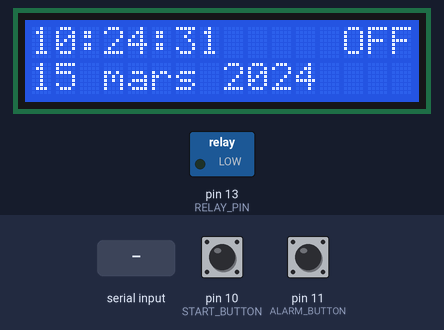
This program was run on a simulated Arduino Uno, built with avr-gcc and run on an emulated ATmega328P. Parts: 16×2 character LCD, switched loads named in the program (green lamp = pin HIGH). Inputs (shaded band) come from the test bench; at power-on: pin 10 (START_BUTTON) LOW, pin 11 (ALARM_BUTTON) LOW. The local clock reads 2024-03-15 10:24:30 at power-on unless the program sets it; what the program prints to the serial monitor is not drawn.

Above: at 1.2 s.
1.3 s: pin 10 (START_BUTTON) pulled HIGH for 0.15 s
At 2.1 s:
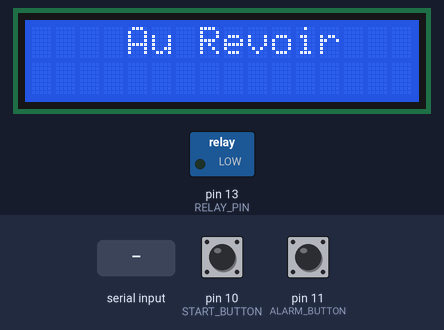
4.4 s: "Light:1" received over the second serial link
At 6.3 s:
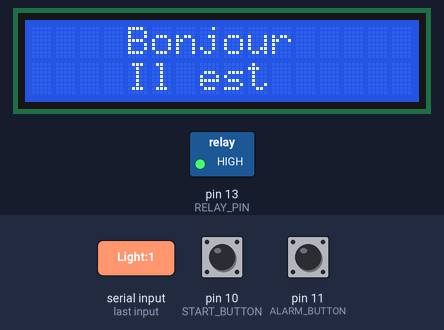
6.5 s: "Timer:1" received over the second serial link
At 8.9 s:
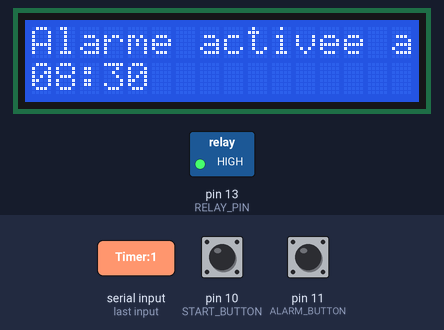
9.5 s: "NowD:" received over the second serial link
At 11.6 s:
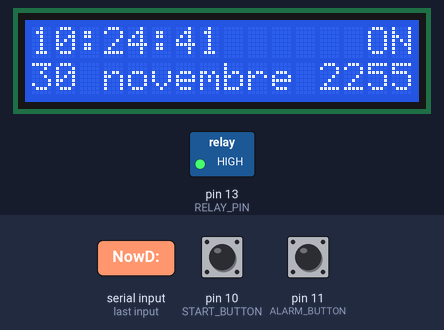
12.5 s: pin 11 (ALARM_BUTTON) pulled HIGH for 0.15 s
At 13.8 s:
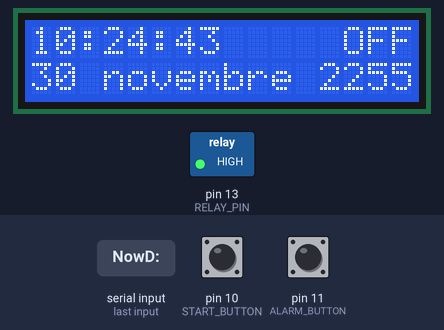
15.6 s: "NowH:" received over the second serial link
At 16.6 s:
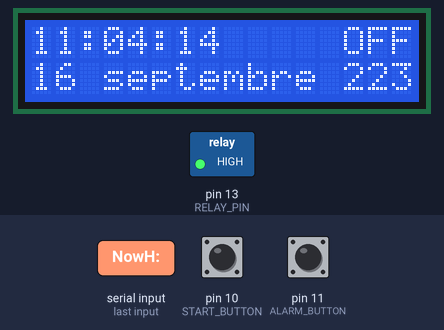
Timing chart, 0 to 18.6 s (numbered marks = the images above; inputs shaded):
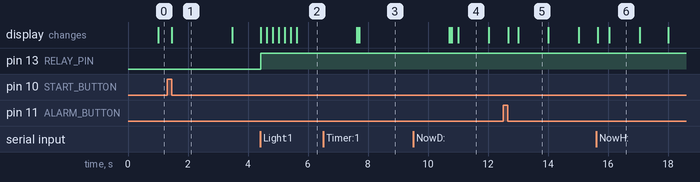

Measured:
- after the input at 1.3 s, the display: changes after 0.16 s (image 1)
- after the input at 4.4 s, pin 13 (RELAY_PIN): LOW → HIGH at once; the display: first changes at once (image 2 shows a later state)
- after the input at 6.5 s, the display: first differs from a run without the input after 1.2 s (image 3)
- after the input at 9.5 s, the display: first differs from a run without the input after 1.3 s (image 4 shows a later state)
- after the input at 12.5 s, the display: first changes after 0.17 s (image 5 shows a later state)
- after the input at 15.6 s, the display: first changes after 0.06 s (image 6 shows a later state)
- what the display in image 1 shows lasts 2.0 s, from 1.5 s to 3.5 s

The program:

main.cpp
```cpp
//--------------------------------------------------
//              Réveil Avec un Arduino
//          Fait en 2017 et mis à jours en 2021
//                      V1.4.3 By Xmow
//                   GammaTroniques.fr
//--------------------------------------------------

#include <Arduino.h>
#include <Wire.h>
#include <SoftwareSerial.h>
#include <LiquidCrystal.h>
#include <RTClib.h>
#include <pins.h>

SoftwareSerial HC06(HC06_TX, HC06_RX);                            //On définit le module BlueTooth
LiquidCrystal lcd(LCD_RS, LCD_E, LCD_D4, LCD_D5, LCD_D6, LCD_D7); //On définit l'écran
RTC_DS1307 RTC;                                                   //On définit le module RTC

//Quelques variables:
int alarmH = 8;
int alarmM = 30;

bool screenON = true;
bool alarm = false;

int nowH;
int nowM;

String msg;

String getArgs(String data, char separator, int index)
{
  //Function for separate String with special characters
  int found = 0;
  int strIndex[] = {0, -1};
  int maxIndex = data.length() - 1;

  for (int i = 0; i <= maxIndex && found <= index; i++)
  {
    if (data.charAt(i) == separator || i == maxIndex)
    {
      found++;
      strIndex[0] = strIndex[1] + 1;
      strIndex[1] = (i == maxIndex) ? i + 1 : i;
    }
  }

  return found > index ? data.substring(strIndex[0], strIndex[1]) : "";
}

void setup()
{
  pinMode(START_BUTTON, INPUT);   //Le bouton power est une entrée
  pinMode(ALARM_BUTTON, INPUT);   //Le bouton réveil est une entrée
  pinMode(RELAY_PIN, OUTPUT);     //Le relay est une sortie
  pinMode(LCD_BACKLIGHT, OUTPUT); //L'éclairage de l'écran est une sortie

  lcd.begin(LCD_COLUMN, LCD_ROW); //Démarrage de l'écran
  Wire.begin();
  RTC.begin(); //Démarrage du module RTC
  Serial.begin(9600);
  HC06.begin(9600); //Démarrage du module HC06 (Bluetooth)
}

void printHello() //Affiche Bonjour sur l'écran avec une animation
{
  lcd.clear();
  digitalWrite(RELAY_PIN, HIGH);
  digitalWrite(LCD_BACKLIGHT, HIGH);
  lcd.setCursor(4, 0);
  lcd.print("B");
  delay(200);
  lcd.setCursor(5, 0);
  lcd.print("o");
  delay(200);
  lcd.setCursor(6, 0);
  lcd.print("n");
  delay(200);
  lcd.setCursor(7, 0);
  lcd.print("j");
  delay(200);
  lcd.setCursor(8, 0);
  lcd.print("o");
  delay(200);
  lcd.setCursor(9, 0);
  lcd.print("u");
  delay(200);
  lcd.setCursor(10, 0);
  lcd.print("r");

  lcd.setCursor(4, 1);
  lcd.print("Il est");
}

void printAlarmON()
{
  lcd.clear();
  lcd.setCursor(0, 0);
  lcd.print("Alarme activee a:");
  lcd.setCursor(0, 1);
  if (alarmH < 10)
  {
    lcd.print("0");
  }
  lcd.print(alarmH);
  lcd.setCursor(2, 1);
  lcd.print(":");
  lcd.setCursor(3, 1);
  if (alarmM < 10)
  {
    lcd.print("0");
  }
  lcd.print(alarmM);
  delay(3000);
  lcd.clear();
}

void sendStateToApp()
{
  //on prépare la réponse pour l'application
  String State = "Light:";
  State += screenON;
  State += ",Timer:";
  State += alarm;

  Serial.println(State);
  HC06.println(State); //On l'envoie à l'app
}

void loop()
{
  DateTime now = RTC.now(); //récupère la date et l'heure depuis le module RTC
  nowH = now.hour();        //Récupère l'heure
  nowM = now.minute();      //Récupère minute

  if (nowH == alarmH && nowM == alarmM && alarm == true && now.second() == 0) //Si c'est l'heure du réveil et que le réveil est activé, ça alume l'écran et dit bonjour
  {
    screenON = true;
    printHello();
    delay(2000);
    lcd.clear();
  }

  if (digitalRead(START_BUTTON) == 1 && screenON == false) //Si on appuit sur le bouton power et que l'écran est éteint, l'écran s'allume
  {
    while (digitalRead(START_BUTTON) == 1)
    {
      //Pour évité de déclancher plusieurs appuis, on stop tous le code si le bouton reste appuyer
    }
    printHello();
    delay(2000);
    lcd.clear();
    screenON = true; //variable de l'état de l'écran
    sendStateToApp();
  }

  if (digitalRead(START_BUTTON) == 1 && screenON == true) //Si on appuit sur le bouton power et que l'écran est allumé, l'écran s'éteint
  {
    while (digitalRead(START_BUTTON) == 1)
    {
      //Pour évité de déclancher plusieurs appuis, on stop tous le code si le bouton reste appuyer
    }
    screenON = false;         //variable de l'état de l'écran
    DateTime now = RTC.now(); //récupère la date et l'heure depuis le module RTC

    if (now.hour() >= 20) //Affiche Bonne nuit si il est plus tard que 20h
    {
      lcd.clear();
      lcd.setCursor(3, 0);
      lcd.print("Bonne nuit");
      lcd.setCursor(7, 1);
      lcd.print("zZ");
      delay(2000);
      lcd.clear();
    }
    else //sinon on dit au revoir
    {
      lcd.clear();
      lcd.setCursor(4, 0);
      lcd.print("Au Revoir");
      delay(2000);
      lcd.clear();
    }

    digitalWrite(RELAY_PIN, LOW);     //on éteint le relay
    digitalWrite(LCD_BACKLIGHT, LOW); //on éteint l'écairage de l'écran
    lcd.clear();                      //on efface l'écran
    sendStateToApp();
  }

  if (digitalRead(ALARM_BUTTON) == 1 && alarm == false) //Si on appuit sur le bouton d'activation du réveil et que le réveil est désactivé, le réveil s'active
  {
    while (digitalRead(ALARM_BUTTON) == 1)
    {
      //Pour évité de déclancher plusieurs appuis, on stop tous le code si le bouton reste appuyer
    }
    alarm = true; //active le réveil

    //affichage sur l'écran:
    printAlarmON();
    sendStateToApp();
  }

  if (digitalRead(ALARM_BUTTON) == 1 && alarm == true) //Si on appuit sur le bouton d'activation du réveil et que le réveil est activé, le réveil se désactive
  {
    while (digitalRead(ALARM_BUTTON) == 1)
    {
      //Pour évité de déclancher plusieurs appuis, on stop tous le code si le bouton reste appuyer
    }
    alarm = false; //désactivation du réveil
    sendStateToApp();
  }

  if (screenON == true) //Si l'écran est allumé:
  {

    //Affichage de l'état du réveil
    if (alarm == true)
    {
      lcd.setCursor(14, 0);
      lcd.print("ON");
    }
    else
    {
      lcd.setCursor(13, 0);
      lcd.print("OFF");
    }

    //Affichage de l'heure
    lcd.setCursor(0, 0);
    lcd.print(now.hour());
    lcd.print(":");
    if (now.minute() < 10)
    {
      lcd.print("0");
    }
    lcd.print(now.minute());
    lcd.print(":");
    if (now.second() < 10)
    {
      lcd.print("0");
    }
    lcd.print(now.second());

    //Affichage de la date
    lcd.setCursor(0, 1);
    lcd.print(now.day());
    lcd.print(" ");

    //Affichage du mois
    switch (now.month())
    {
    case 1:
      lcd.print("janvier");
      break;
    case 2:
      lcd.print("fevrier");
      break;
    case 3:
      lcd.print("mars");
      break;
    case 4:
      lcd.print("avril");
      break;
    case 5:
      lcd.print("mai");
      break;
    case 6:
      lcd.print("juin");
      break;
    case 7:
      lcd.print("juillet");
      break;
    case 8:
      lcd.print("aout");
      break;
    case 9:
      lcd.print("septembre");
      break;
    case 10:
      lcd.print("octobre");
      break;
    case 11:
      lcd.print("novembre");
      break;
    case 12:
      lcd.print("decembre");
      break;
    }
    //Affichage de l'année
    lcd.print(" ");
    lcd.print(now.year());
    delay(50);
  }

  //Si on reçoit un message de la part du bluetooth:
  while (HC06.available())
  {
    delay(3);
    char c = HC06.read();
    msg += c;
  }
  //si le messahe n'est pas vide:
  if (msg.length() > 0)
  {
    msg.trim();          //on enlève tous les espace,entré ... du message pour facilité sont traitement
    Serial.println(msg); //on l'affiche dans le moniteur serie (optionel)

    //Si on reçoit Light:1
    if (msg == "Light:1")
    {
      if (screenON) //Si la lumière est déja allumé, on ne fait rien
      {
      }
      else
      {
        //on allume l'écran et le relay
        printHello();
        delay(2000);
        lcd.clear();
        screenON = true; //variable de l'état de l'écran
      }
    }
    //Si on reçoit Light:0
    else if (msg == "Light:0")
    {
      if (screenON == 0) //Si la lumière est déja éteinte, on ne fait rien
      {
      }
      else
      {
        //on éteint tous
        screenON = false;         //variable de l'état de l'écran
        DateTime now = RTC.now(); //récupère la date et l'heure depuis le module RTC

        if (now.hour() >= 20) //Affiche Bonne nuit si il est plus tard que 20h
        {
          lcd.clear();
          lcd.setCursor(3, 0);
          lcd.print("Bonne nuit");
          lcd.setCursor(7, 1);
          lcd.print("zZ");
          delay(2000);
          lcd.clear();
        }
        else //sinon on dit au revoir
        {
          lcd.clear();
          lcd.setCursor(4, 0);
          lcd.print("Au Revoir");
          delay(2000);
          lcd.clear();
        }

        digitalWrite(RELAY_PIN, LOW);     //on éteint le relay
        digitalWrite(LCD_BACKLIGHT, LOW); //on éteint l'écairage de l'écran
        lcd.clear();
      }
    }

    //Si on reçoit Timer:1
    if (msg == "Timer:1")
    {
      if (alarm == 1) //Si le réveil est déja allumé, on ne fait rien
      {
      }
      else
      {
        //on active le réveil et on affiche sur l'écran
        alarm = true;
        printAlarmON();
      }
    }

    //Si on reçoit Timer:0
    else if (msg == "Timer:0")
    {
      if (alarm == 0) //Si le réveil est déja éteint, on ne fait rien
      {
      }
      else
      {
        //on désactive le réveil
        alarm = false;
      }
    }

    //Si on reçoit un message qui commence par TimerH:   C'est que on va régler l'heure du réveil
    else if (msg.startsWith("TimerH:"))
    {
      //Le message resemble à ça: "TimerH:10,TimerM:58"
      //On sépare le message en 2 parties avec la virgule
      String msgH = getArgs(msg, ',', 0); //donc ici on a "TimerH:10"
      String msgM = getArgs(msg, ',', 1); //et ici on a "TimerM:58"

      msgH.remove(0, 7);     //on supprime les 7 premier caractères donc il nous reste : 10
      alarmH = msgH.toInt(); // et on le converti en nombre (entier), et on l'enregistre dans la variable

      msgM.remove(0, 7);     //on supprime les 7 premier caractères donc il nous reste : 58
      alarmM = msgM.toInt(); //et on le converti en nombre (entier), et on l'enregistre dans la variable
    }
    //Si on reçoit un message qui commence par NowH:   C'est que on va régler l'heure actuelle dans le module RTC
    else if (msg.startsWith("NowH:"))
    {
      //Le message resemble à ça: "NowH:11,NowM:1"
      //On sépare le message en 2 parties avec la virgule
      String msgH = getArgs(msg, ',', 0); //donc ici on a "NowH:11"
      String msgM = getArgs(msg, ',', 1); //et ici on a "NowM:1"

      msgH.remove(0, 5);   //on supprime les 5 premier caractères donc il nous reste : 11
      nowH = msgH.toInt(); //et on le converti en nombre (entier), et on l'enregistre dans la variable

      msgM.remove(0, 5);   //on supprime les 5 premier caractères donc il nous reste : 1
      nowM = msgM.toInt(); //et on le converti en nombre (entier), et on l'enregistre dans la variable

      RTC.adjust(DateTime(now.year(), now.month(), now.day(), nowH, nowM, now.second())); //et on l'enregistre dans le module RTC pour garder l'heure même si il ny a plus de courrent dans l'arduino.
    }

    //Si on reçoit un message qui commence par NowD:   C'est que on va régler la date actuelle dans le module RTC
    else if (msg.startsWith("NowD:"))
    {
      //Le message resemble à ça: "NowD:25,Nowm:2,NowY:2021"
      //On sépare le message en 3 parties avec la virgule
      String msgD = getArgs(msg, ',', 0);  //donc ici on a "NowD:25"
      String msgMo = getArgs(msg, ',', 1); // ici on a "Nowm:2"
      String msgY = getArgs(msg, ',', 2);  //et ici on a "NowY:2021"

      msgD.remove(0, 5);       //on supprime les 5 premier caractères donc il nous reste : 25
      int nowD = msgD.toInt(); //et on le converti en nombre (entier), et on l'enregistre dans la variable

      msgMo.remove(0, 5);        //on supprime les 5 premier caractères donc il nous reste : 2
      int nowMo = msgMo.toInt(); //et on le converti en nombre (entier), et on l'enregistre dans la variable

      msgY.remove(0, 5);       //on supprime les 5 premier caractères donc il nous reste : 2021
      int nowY = msgY.toInt(); //et on le converti en nombre (entier), et on l'enregistre dans la variable

      RTC.adjust(DateTime(nowY, nowMo, nowD, now.hour(), now.minute(), now.second())); //et on l'enregistre dans le module RTC pour garder l'heure même si il ny a plus de courrent dans l'arduino.
    }
    //Si on reçoit state?  c'est que l'application demande l'état de l'écran et du réveil
    else if (msg.startsWith("state?"))
    {
      sendStateToApp();
    }

    msg = ""; //on efface le message car on en a plus besoin
  }
}
```

pins.h
```cpp
//This file contain all pins

//Bluetooth:
const int HC06_TX = 2;
const int HC06_RX = 3;

//const int HC06_TX = 9;
//const int HC06_RX = 8;

//Relay
const int RELAY_PIN = 13;

//const int RELAY_PIN = 2;

//Buttons
const int START_BUTTON = 10;
const int ALARM_BUTTON = 11;

//LCD
/*const int LCD_BACKLIGHT = 13;
const int LCD_RS = 12;
const int LCD_E = 11;
const int LCD_D4 = 7;
const int LCD_D5 = 6;
const int LCD_D6 = 5;
const int LCD_D7 = 4;*/

const int LCD_BACKLIGHT = 13;
const int LCD_RS = 8;
const int LCD_E = 9;
const int LCD_D4 = 4;
const int LCD_D5 = 5;
const int LCD_D6 = 6;
const int LCD_D7 = 7;

const int LCD_COLUMN = 16;
const int LCD_ROW = 2;
```
